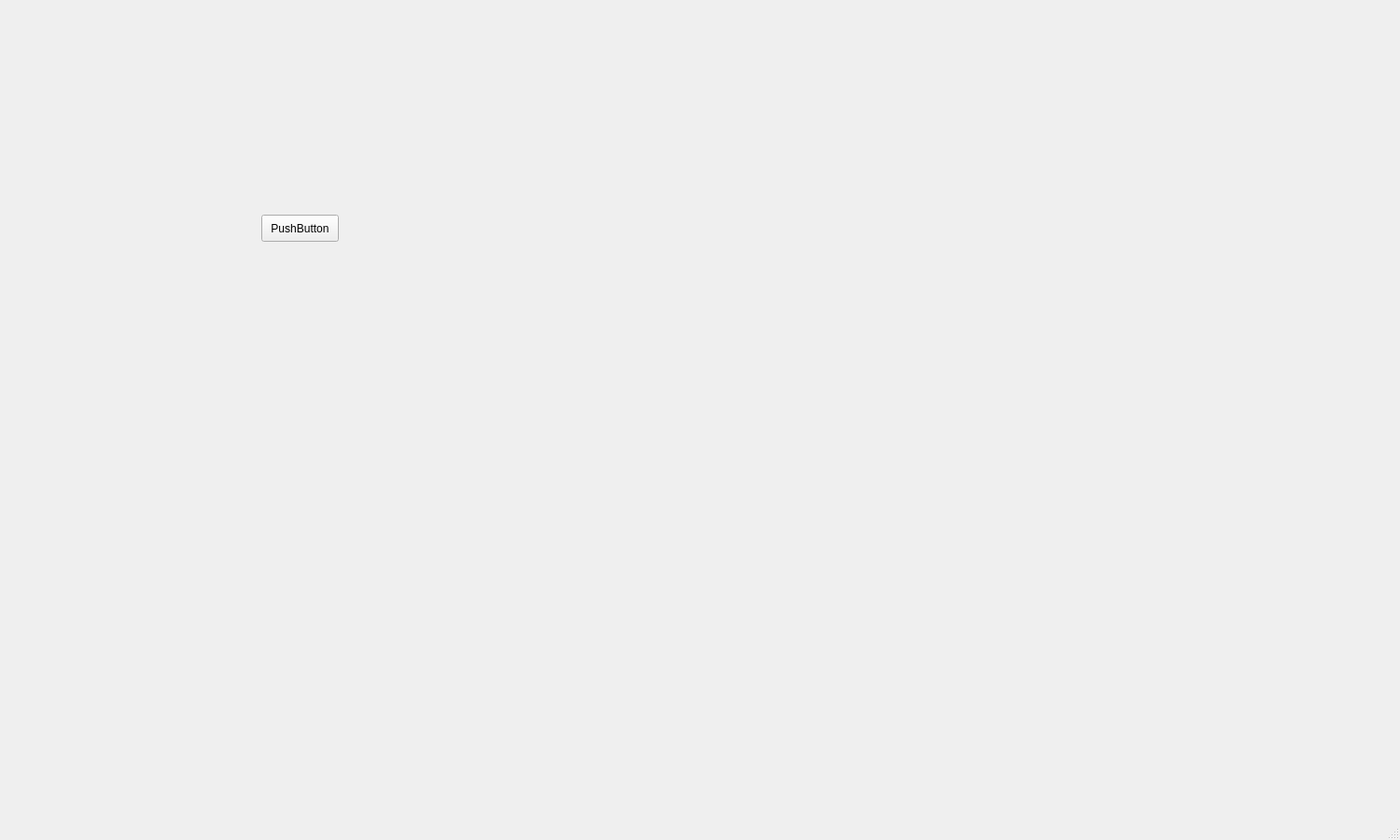
<?xml version="1.0" encoding="UTF-8"?>
<ui version="4.0">
 <class>SettingsScreen</class>
 <widget class="QMainWindow" name="SettingsScreen">
  <property name="geometry">
   <rect>
    <x>0</x>
    <y>0</y>
    <width>1500</width>
    <height>900</height>
   </rect>
  </property>
  <property name="windowTitle">
   <string>MainWindow</string>
  </property>
  <widget class="QWidget" name="centralwidget">
   <widget class="QPushButton" name="btn_closeWindow">
    <property name="geometry">
     <rect>
      <x>280</x>
      <y>230</y>
      <width>83</width>
      <height>29</height>
     </rect>
    </property>
    <property name="text">
     <string>PushButton</string>
    </property>
   </widget>
  </widget>
  <widget class="QMenuBar" name="menubar">
   <property name="geometry">
    <rect>
     <x>0</x>
     <y>0</y>
     <width>1500</width>
     <height>25</height>
    </rect>
   </property>
  </widget>
  <widget class="QStatusBar" name="statusbar"/>
 </widget>
 <resources/>
 <connections/>
</ui>
